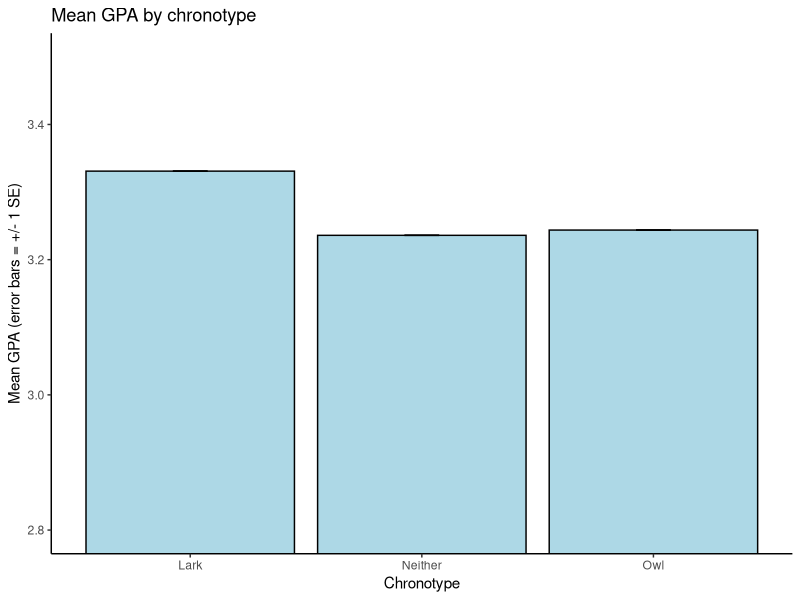
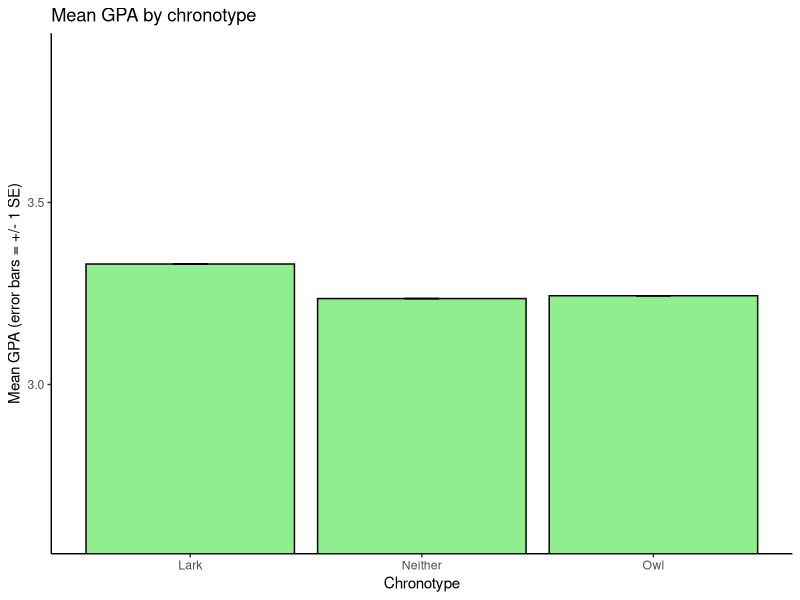
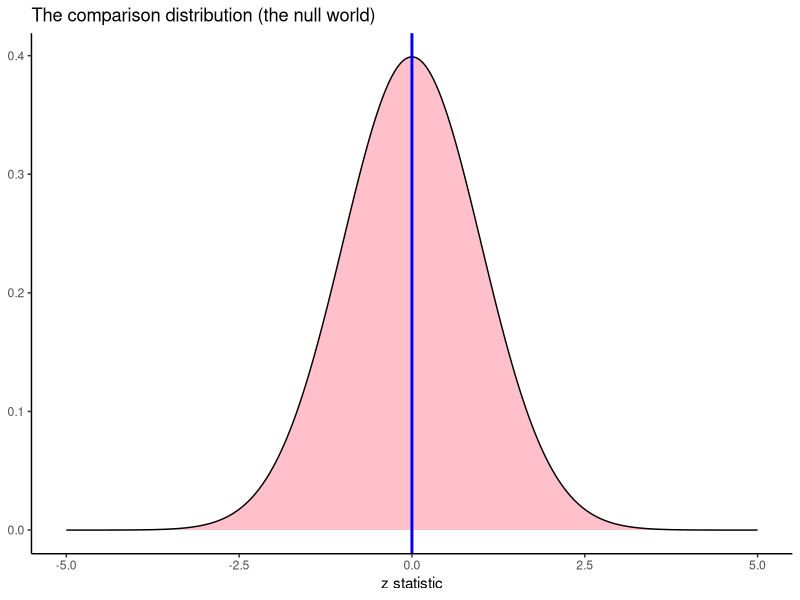

Write R code to recreate these figures, in order.
## ---- chunk 1
# Install once if needed (then re-comment):
# install.packages("readr")
# install.packages("dplyr")
# install.packages("ggplot2")

library(readr)
library(dplyr)
library(ggplot2)

sleep <- read_csv("college_sleep_data.csv")

head(sleep)
## ---- chunk 2
larks   <- filter(sleep, chronotype == "Lark")
neither <- filter(sleep, chronotype == "Neither")

# EDIT THIS LINE, THEN RUN:
owls <- sleep   # REPLACE `sleep` with a filter() call that keeps only the owls

nrow(larks)
nrow(neither)
nrow(owls)     # check: there should be 49 owls
## ---- chunk 3
summary_df <- data.frame(
  group = c("Lark", "Neither", "Owl"),
  n     = c(nrow(larks), nrow(neither), nrow(owls)),
  mean  = c(mean(larks$gpa), mean(neither$gpa), mean(owls$gpa)),
  sd    = c(sd(larks$gpa), sd(neither$gpa), sd(owls$gpa))
)

# EDIT THIS LINE, THEN RUN:
summary_df$se <- 0   # REPLACE 0 with the SE formula (use summary_df$sd and summary_df$n)

summary_df
## ---- chunk 4
ggplot(summary_df, aes(x = group, y = mean)) +
  geom_col(fill = "lightblue", color = "black") +
  # EDIT THE NEXT LINE, THEN RUN:
  geom_errorbar(aes(ymin = mean, ymax = mean), width = 0.15) +   # EDIT ymin and ymax: one SE below the mean, one SE above
  coord_cartesian(ylim = c(2.8, 3.5)) +
  labs(title = "Mean GPA by chronotype",
       x = "Chronotype", y = "Mean GPA (error bars = +/- 1 SE)") +
  theme_classic()
## ---- chunk 5
ggplot(summary_df, aes(x = group, y = mean)) +
  geom_col(fill = "lightgreen", color = "black") +
  # EDIT THE NEXT LINE (change se to sd, twice), THEN RUN:
  geom_errorbar(aes(ymin = mean - se, ymax = mean + se), width = 0.15) +
  coord_cartesian(ylim = c(2.6, 3.9)) +
  labs(title = "Mean GPA by chronotype",
       x = "Chronotype", y = "Mean GPA (error bars = +/- 1 SE)") +   # EDIT the label too
  theme_classic()
## ---- chunk 6
mean_sleep <- mean(sleep$sleep_hours)
sd_sleep   <- sd(sleep$sleep_hours)

z_you <- (9 - mean_sleep) / sd_sleep
z_you

pnorm(z_you)                    # proportion of students who sleep LESS than you

# EDIT THIS LINE, THEN RUN:
prop_more <- 0   # REPLACE 0 with the proportion who sleep MORE than you (use pnorm)

prop_more

mean(sleep$sleep_hours > 9)     # check: the proportion counted in the real data
## ---- chunk 7
z_top10 <- qnorm(0.90)     # the z score with 90% of the distribution below it
z_top10

# EDIT THIS LINE, THEN RUN (hint: X = M + z * s):
hours_top10 <- 0   # REPLACE 0: convert z_top10 back to hours of sleep

hours_top10

quantile(sleep$sleep_hours, 0.90)   # check: the 90th percentile counted in the real data
## ---- chunk 8
qnorm(0.975)   # the z score with 97.5% of the distribution below it
qnorm(0.025)   # the z score with 2.5% of the distribution below it
## ---- chunk 9
mu    <- mean(sleep$classes_missed)   # population mean
sigma <- sd(sleep$classes_missed)     # population SD

mu
sigma
## ---- chunk 10
n <- nrow(owls)
n

# EDIT THIS LINE, THEN RUN:
se <- 0   # REPLACE 0 with the standard error formula (use sigma and n)

se
## ---- chunk 11
# EDIT THIS LINE, THEN RUN:
z_crit <- 0   # REPLACE 0 with the qnorm() call from Part B that gives the upper cutoff

z_crit
## ---- chunk 12
M <- mean(owls$classes_missed)
M

# EDIT THIS LINE, THEN RUN:
z <- 0   # REPLACE 0 with the z statistic for a sample mean (use M, mu, and se)

z
## ---- chunk 13
curve_df <- data.frame(z_value = seq(-5, 5, by = 0.01))
curve_df$height <- dnorm(curve_df$z_value)

ggplot(curve_df, aes(x = z_value, y = height)) +
  geom_area(data = filter(curve_df, z_value <= -z_crit), fill = "pink") +
  geom_area(data = filter(curve_df, z_value >= z_crit), fill = "pink") +
  geom_line() +
  geom_vline(xintercept = z, color = "blue", linewidth = 1) +
  labs(title = "The comparison distribution (the null world)",
       x = "z statistic", y = NULL) +
  theme_classic()
## ---- chunk 14
mu_gpa    <- mean(sleep$gpa)   # population mean
sigma_gpa <- sd(sleep$gpa)     # population SD
n_larks   <- nrow(larks)

mu_gpa
sigma_gpa
n_larks

# EDIT THESE THREE LINES, THEN RUN:
se_gpa  <- 0   # REPLACE 0 with the standard error
M_larks <- 0   # REPLACE 0 with the larks' mean GPA
z_larks <- 0   # REPLACE 0 with the z statistic

se_gpa
M_larks
z_larks
## ---- chunk 15
1 - pnorm(z_larks)   # proportion of the null world with a z statistic this high or higher
## ---- chunk 16
# Write your code here. You will need: filter() to keep the first-years, then n, the SE, M, and z.
